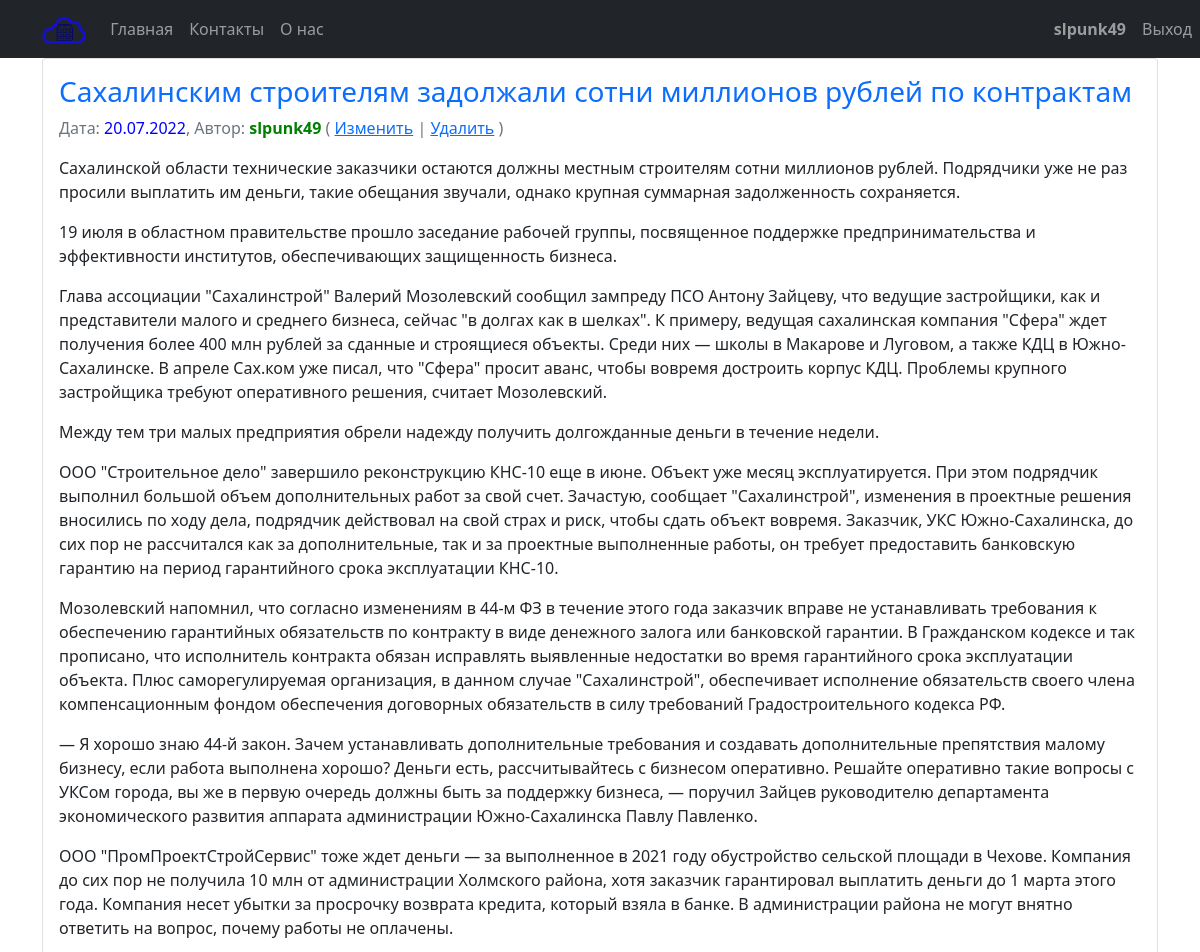
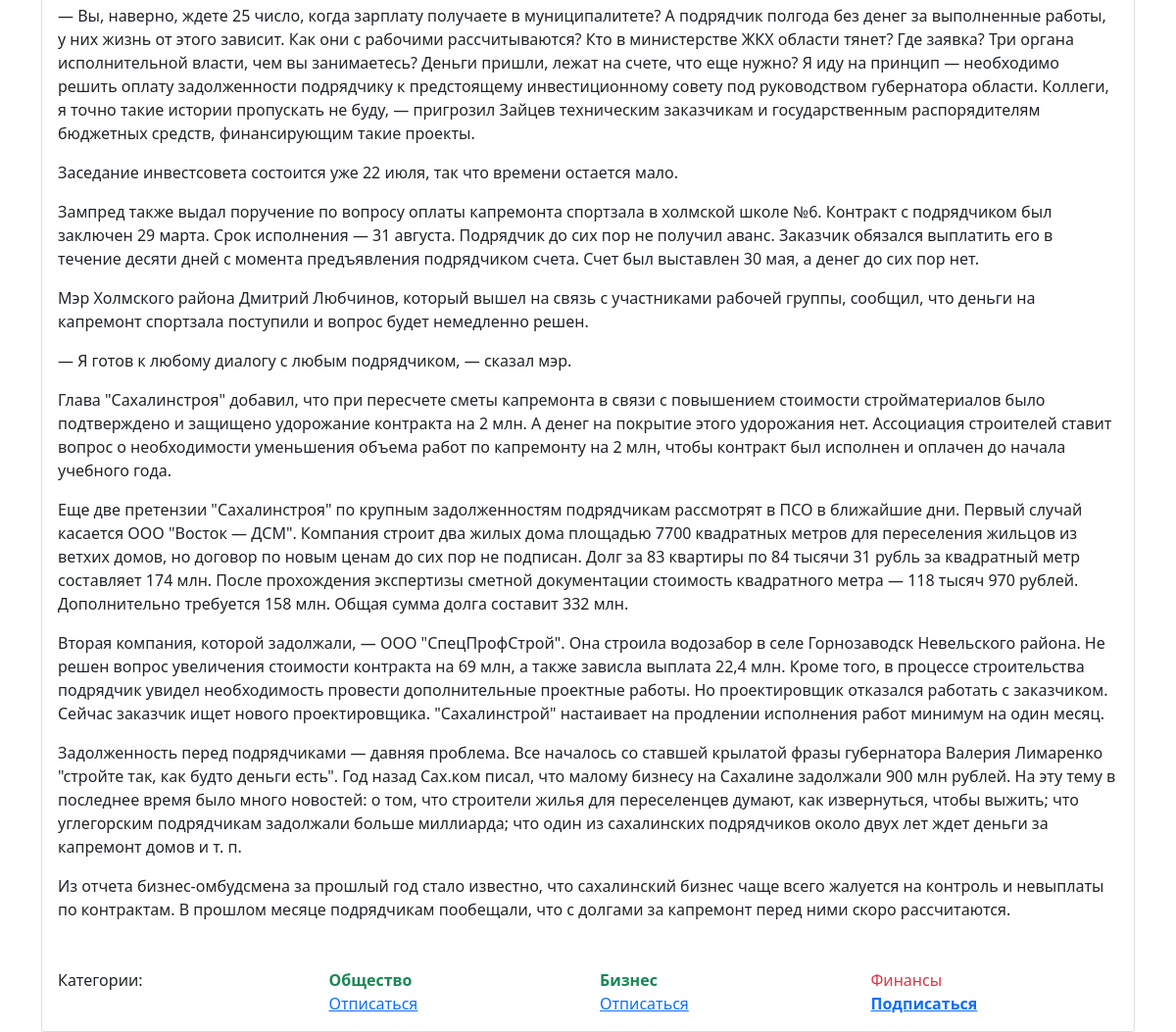
Page /view/76 (signed in) on the committed database (2 pictures, top to bottom).
### news/models.py (models this page shows, shortened)
class Post(models.Model):
    NEWS = 1
    ARTICLE = 2
    choice_list = [(NEWS, "Новость"), (ARTICLE, "Статья")]
    author = models.ForeignKey(Author, on_delete=models.CASCADE, related_name='user_posts')
    type_post = models.IntegerField(default=1, choices=choice_list)
    date_create = models.DateTimeField(auto_now_add=True)
    date_update = models.DateTimeField(auto_now=True)
    category = models.ManyToManyField(Category, through='PostCategory', related_name='categories')
    title = models.CharField(max_length=255)
    text = models.TextField()
    rating = models.IntegerField(default=0)

class Author(models.Model):
    user = models.OneToOneField(User, primary_key=True, on_delete=models.CASCADE)
    rating = models.IntegerField(default=0)
    @property
    def username(self):
        return self.user.username
    def __str__(self):
        return self.username

class Category(models.Model):
    name = models.CharField(max_length=150, unique=True)
    subscribers = models.ManyToManyField(User, through='CategorySubscribers', related_name='subscribers')

### news/views.py (the view)
# urls.py: path('view/<int:pk>', NewsDetail.as_view(), name='post_detail'),
class NewsDetail(PermissionRequiredMixin, DetailView):
    model = Post
    permission_required = ('news.view_post',)
    template_name = 'post/post-detail.html'
    context_object_name = 'post'
    def get_context_data(self, **kwargs):
        context = super().get_context_data(**kwargs)
        context['str_type'] = 'news' if context['post'].type_post == 1 else 'articles'
        context['is_editable'] = self.request.user.groups.filter(name='authors').exists()
        context['category_subscribes'] = list(
            set(context['post'].category.all()) & set(self.request.user.subscribers.all()))
        return context

### news/templatetags/custom_filters.py (called while the page is built)
@register.filter()
def censor(value):
    words = censor_words.get_words()
    text_words=value.split(' ')
    for i, word in enumerate(text_words):
        if word.lower() in words:
            text_words[i] = word[0]+'*'*(len(word)-1)
    return ' '.join(text_words)

### templates/post/post-detail.html (shortened to what this page needs)
{% extends 'default.html' %}
{% load custom_filters %}
{% block content %}
<div class="card w-100">
  <div class="card-body text-start">
    <h3 class="card-title text-primary">{{ post.title|censor }}</h3>
    <p class="card-text text-secondary">
        Дата: <span style='color: blue;'>{{ post.date_create|date:'d.m.Y' }}</span>,
        Автор: <span style='color: green; font-weight:bold'>{{ post.author }}</span>
        {% if is_editable %}
                ( <a href="/{{str_type}}/{{post.pk}}/edit">Изменить</a> | <a href="/{{str_type}}/{{post.pk}}/delete"> Удалить</a> )
        {% endif %}
    </p>
    <p class="card-text text-dark">{{ post.text|censor|linebreaks }}</p>
  </div>
  <div class="card-body row text-start">
    <div class="col">Категории:</div>
    {% for  category in post.category.all %}
        <div class="col">
            {% if category in category_subscribes %}
                <div class='text-success fw-bold'> {{category.name}} </div>
                <div>
                <a href="/news/set-subscribe/{{category.pk}}?post={{post.pk}}&unsubscribe=1">Отписаться</a>
                </div>
            {% else %}
                <div class='text-danger'> {{category.name}} </div>
                <div>
                <a class="fw-bold" href="/news/set-subscribe/{{category.pk}}?post={{post.pk}}">Подписаться</a>
                </div>
            {% endif %}
        </div>
    {% endfor %}
  </div>
</div>
{% endblock content %}

### templates/default.html (shortened to what this page needs)
<!DOCTYPE html>
<html lang="ru">
    <head>
		{% load static%}
        <link href={% static "css/styles.css" %} rel="stylesheet" />
    </head>
    <body>
        <nav class="navbar navbar-expand-lg navbar-dark bg-dark static-top">
		   <div class="container">
			   <a class="navbar-brand" href="/"><img height='30' src={% static "assets/logo_blue.png" %}></a>
			   <div class="navbar-collapse collapse" id="navbarResponsive">
				   <ul class="nav navbar-nav navbar-left">
					   <li class="nav-item active">
						   <a class="nav-link" href="/">Главная</a>
					   </li>
					   <li class="nav-item">
						   <a class="nav-link" href="/contacts/">Контакты</a>
					   </li>
					   <li class="nav-item">
						   <a class="nav-link" href="/about/">О нас</a>
					   </li>
				   </ul>
				   <ul class="nav navbar-nav navbar-right" style="position: absolute;   right: 0;">
					   {%  if request.user.is_authenticated %}
					   <li class="nav-item fw-bold fc-white" title="Редактировать профиль">
						   <a class="nav-link" href="/profile">{{ request.user }}</a>
					   </li>
					   <li class="nav-item">
						   <a class="nav-link" href="/accounts/logout/">Выход</a>
					   </li>
					   {% endif %}
				   </ul>
			   </div>
		   </div>
		</nav>
        <div class="container">
		   <div class="row">
			   <div class="col-lg-12 text-center">
				   {% block content %}
				   {% endblock content %}
			   </div>
		   </div>
		</div>
    </body>
</html>

### rows in the picture
Post: title|censor "Сахалинским строителям задолжали сотни миллионов рублей по контрактам", date_create "20.07.2022", author "slpunk49", text|censor "Сахалинской области технические заказчики остаются должны местным строителям сотни миллионов рублей. Подрядчики уже не раз просили выплатить им деньги, такие обещания звучали, однако крупная суммарная задолженность сохраняется. 19 июля в областном правительстве прошло заседание рабочей группы, посвященное поддержке предпринимательства и эффективности институтов, обеспечивающих защищенность бизнеса. Глава ассоциации \"Сахалинстрой\" Валерий Мозолевский сообщил зампреду ПСО Антону Зайцеву, что ведущие застройщики, как и представители малого и среднего бизнеса, сейчас \"в долгах как в шелках\". К примеру, ведущая сахалинская компания \"Сфера\" ждет получения более 400 млн рублей за сданные и…"
Category: name "Общество"
Category: name "Бизнес"
Category: name "Финансы"

### other values in the picture
{{ request.user }} "slpunk49"
